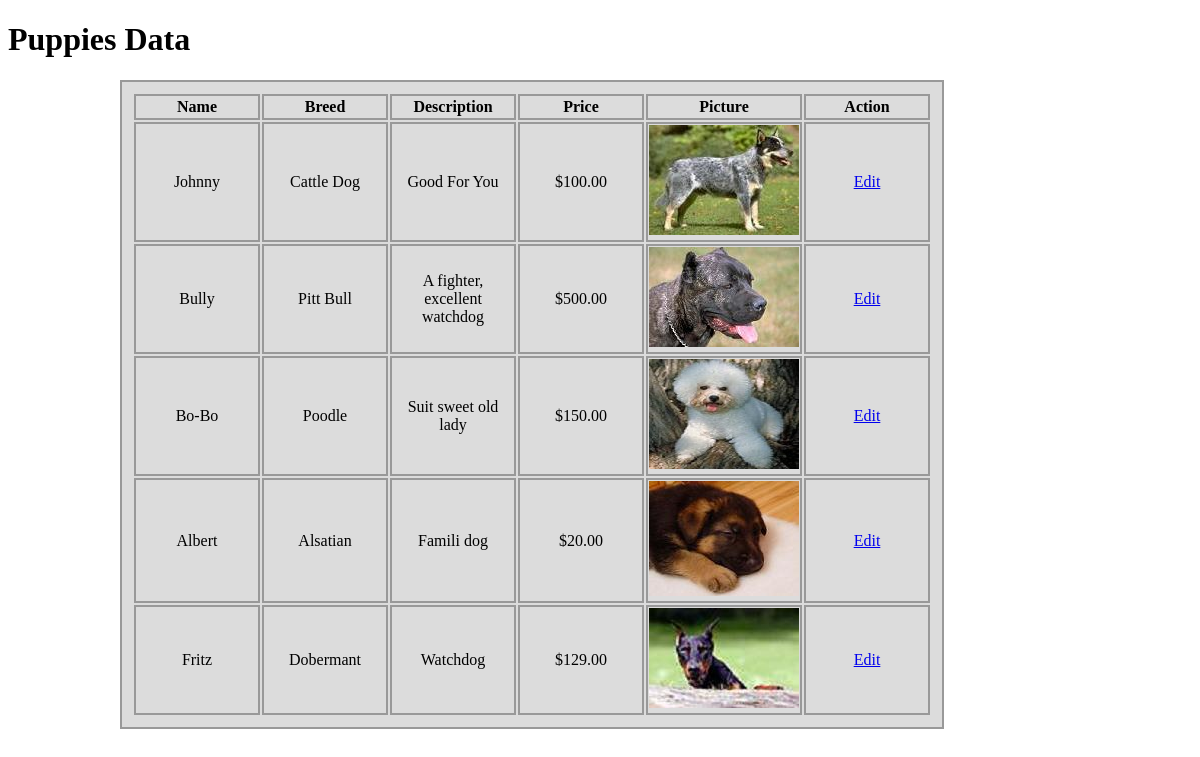
Screenshot of /Tampilan.php with the database file from the repository.
### tables this page shows
CREATE TABLE `animals` (
  `ID` int(11) NOT NULL,
  `PuppyName` varchar(256) DEFAULT NULL,
  `BreedID` int(11) DEFAULT NULL,
  `Description` varchar(256) DEFAULT NULL,
  `Price` decimal(10,2) DEFAULT NULL,
  `Picture` varchar(256) DEFAULT NULL
);

CREATE TABLE `breeds` (
  `Breed` int(11) NOT NULL,
  `BreedName` varchar(45) DEFAULT NULL,
  `Temperament` varchar(45) DEFAULT NULL
);

### Koneksi.php (called while the page is built)
 <?php
	$dbc = new PDO ('mysql:host=localhost;dbname=puppies','root','');
	$statement = $dbc->prepare("SELECT a.ID as ID,a.PuppyName, b.BreedName, a.Description,a.Price,a.Picture
								from animals a, breeds b
								where a.BreedID = b.Breed");
	$statement->execute();
?>

### Tampilan.php (the view, shortened to what this page needs)
<?php
	require_once("Koneksi.php");
?>
<!DOCTYPE html>
<html lang="en">
	<head>
		<link rel="stylesheet" type="text/css" href="./style.css">
	</head>
	<body>
			<h1>Puppies Data</h1>
			<form name="form" action="Form.php" method="GET">
			<table class="table2">
				<?php
					$judul = array('Name','Breed','Description','Price','Picture','Action');
					echo"<tr>";
					foreach ($judul as $v){
							echo "<th>$v</th>";
					}
					echo"</tr>";
					foreach($statement as $key){
						echo"<tr>";
						echo "<td><p>{$key[1]}<p></td>";
						echo "<td><p>{$key[2]}</p></td>";
						echo "<td><p>{$key[3]}</p></td>";
						echo "<td><p>";
						echo "$";
						echo "{$key[4]}</p></td>";
						echo "<td><img src='image/{$key[5]}' alt=\"image\"></td>";
						echo "<td><a href=\"Form.php?Edit={$key[0]}\" >Edit</a></td>";
						echo"</tr>";
					}
				?>
			</table>
			</form>
	</body>
</html>

### style.css (style rules this page uses)
body { font-family : Verdana ; }
.table2 { border : 2px ; background-color:#DCDCDC ; padding : 10px ; border: 2px solid #999; text-align : center ; position : fixed ; left : 10% ; top : 10% ; }
td { width : 120px ; height : 20px ; border: 2px solid #999; }
th { width : 120px ; height : 20px ; border: 2px solid #999; }

### rows the page displays
animals: PuppyName "Johnny", BreedID.BreedName "Cattle Dog", Description "Good For You", Price "100.00", Picture (picture)
animals: PuppyName "Bully", BreedID.BreedName "Pitt Bull", Description "A fighter, excellent watchdog", Price "500.00", Picture (picture)
animals: PuppyName "Bo-Bo", BreedID.BreedName "Poodle", Description "Suit sweet old lady", Price "150.00", Picture (picture)
animals: PuppyName "Albert", BreedID.BreedName "Alsatian", Description "Famili dog", Price "20.00", Picture (picture)
animals: PuppyName "Fritz", BreedID.BreedName "Dobermant", Description "Watchdog", Price "129.00", Picture (picture)

### other values shown
$v "Name"
$v "Breed"
$v "Description"
$v "Price"
$v "Picture"
$v "Action"
